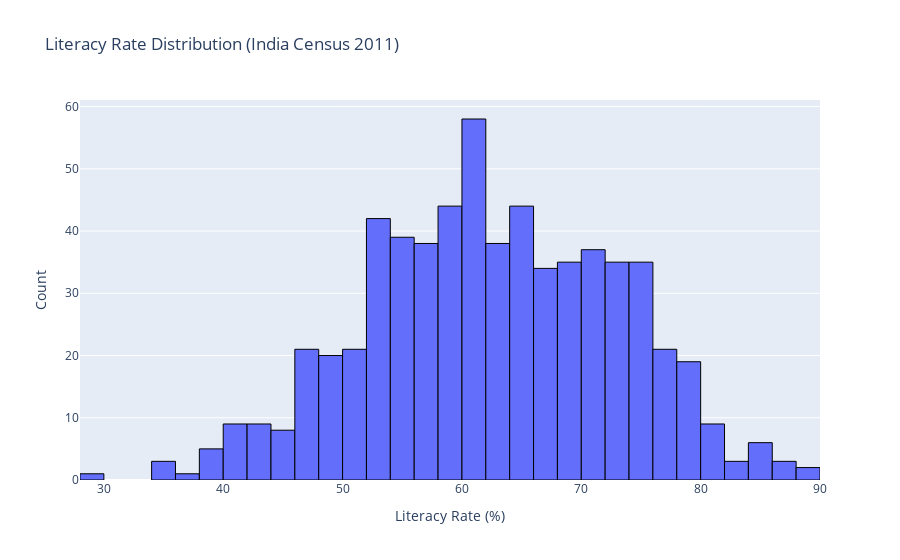

The notebook cell this image was saved under:
### Markdown cell above
### Literacy Rate Distribution across districts

### Code cell
fig = px.histogram(df, x='Literacy_Rate', nbins=30, title='Literacy Rate Distribution (India Census 2011)')
fig.update_layout(xaxis_title='Literacy Rate (%)', yaxis_title='Count')
fig.update_traces(marker=dict(line=dict(color='black', width=1)))
fig.show()

### Figure 1 — Plotly figure (JSON) as saved in the notebook; plotly's stock layout.template omitted (floating-point values rounded to 4 significant figures; data arrays with more than 128 entries replaced by an {"elided": "..."} marker saying what was removed)
{"data": [{"alignmentgroup": "True", "bingroup": "x", "hovertemplate": "Literacy_Rate=%{x}<br>count=%{y}<extra></extra>", "legendgroup": "", "marker": {"color": "#636efa", "line": {"color": "black", "width": 1}, "pattern": {"shape": ""}}, "name": "", "nbinsx": 30, "offsetgroup": "", "orientation": "v", "showlegend": false, "type": "histogram", "x": {"elided": "640 float values"}, "xaxis": "x", "yaxis": "y"}], "layout": {"autosize": true, "barmode": "relative", "legend": {"tracegroupgap": 0}, "title": {"text": "Literacy Rate Distribution (India Census 2011)"}, "xaxis": {"anchor": "y", "autorange": true, "domain": [0, 1], "range": [28, 90], "title": {"text": "Literacy Rate (%)"}, "type": "linear"}, "yaxis": {"anchor": "x", "autorange": true, "domain": [0, 1], "range": [0, 61.05], "title": {"text": "Count"}}}}
